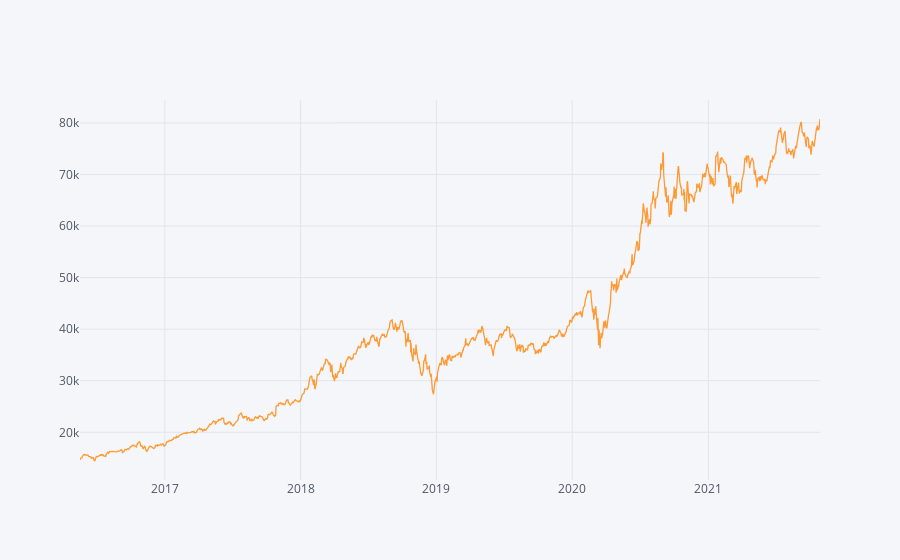

Notebook cell for this chart:
### Code cell
absolute_return_tf = (results['Close'].iloc[-1]-capital)/capital
CAGR_tf = ((results['Close'].iloc[-1]-capital)**(365/(df.index[-1] - df.index[0]).days))-1
information_ratio_tf = (results.Close.pct_change().mean()/results.Close.pct_change().std())*((252) **0.5)



absolute_return_bh = (results.Close.iloc[-1]-results.Open.iloc[0])/results.Open.iloc[0]
CAGR_bh = ((results.Close.iloc[-1]/results.Open.iloc[0])**(252/len(df)))-1
information_ratio_bh = (results.Close.pct_change().mean()/results.Close.pct_change().std())*((252) **0.5)




s=f"""Abslute Return of Our Algorithmic Trading:{absolute_return_tf*100:.2f}%
Abslute Return of Our buy-and-hold Trading :{absolute_return_bh*100:.2f}%
CAGR of Our Algorithmic Trading: {CAGR_tf*100:.2f}%
CAGR of Our buy-and-hold Trading: {CAGR_bh*100:.2f}%
Information Ratio of Our Algorithmic Trading:{information_ratio_tf:.2f}
Information Ratio of Our buy-and-hold Trading:{information_ratio_bh:.2f}
"""

print(s)
results.Close.iplot()
#or
axs=results.Close.plot()

### Figure 1 — Plotly figure (JSON) as saved in the notebook; plotly's stock layout.template omitted (floating-point values rounded to 4 significant figures; data arrays with more than 128 entries replaced by an {"elided": "..."} marker saying what was removed)
{"data": [{"line": {"color": "rgba(255, 153, 51, 1.0)", "dash": "solid", "shape": "linear", "width": 1.3}, "mode": "lines", "name": "Close", "text": "", "type": "scatter", "x": {"elided": "1373 str values"}, "y": {"elided": "1373 float values"}}], "layout": {"legend": {"bgcolor": "#F5F6F9", "font": {"color": "#4D5663"}}, "paper_bgcolor": "#F5F6F9", "plot_bgcolor": "#F5F6F9", "title": {"font": {"color": "#4D5663"}}, "xaxis": {"gridcolor": "#E1E5ED", "showgrid": true, "tickfont": {"color": "#4D5663"}, "title": {"font": {"color": "#4D5663"}, "text": ""}, "zerolinecolor": "#E1E5ED"}, "yaxis": {"gridcolor": "#E1E5ED", "showgrid": true, "tickfont": {"color": "#4D5663"}, "title": {"font": {"color": "#4D5663"}, "text": ""}, "zerolinecolor": "#E1E5ED"}}}
